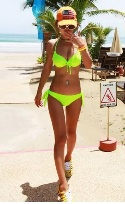
#> input picture FGVC5_iMfashion/ImgMaskExamples/s_single_colorful.jpg, 125 x 204 px, found by its file name
$ python iMfashion_ImgMask.py
#> lines starting #> are read from the running program, lines starting #| are printed output that depends on the picture; after the words box and inside, x2 and y2 are one past the last pixel; in counts of white or black regions, pixels touching at a corner belong together
# -*- coding: utf-8 -*-
"""
Created on May. 01. 2018.
@author: mrchou

define different masks on image used in iMaterialist Challenge(Fashion):
https://www.kaggle.com/c/imaterialist-challenge-fashion-2018

"""
import cv2
import numpy
from scipy import fftpack as scifft
from scipy.ndimage import convolve as sciconv
from scipy.ndimage import gaussian_filter as scigauss
import matplotlib.pyplot as plt


# Detection of "important pixels"(=Saliency detection)
# An realization of Saliency Detection: A Spectral Residual Approach by Xiaodi Hou
# checkout: https://ieeexplore.ieee.org/abstract/document/4270292/
def salient(img, viewsize=(5,5)):
    # turn img into grayscale
#> called with viewsize = (10, 10)
    z = numpy.mean(img, axis=2)

    # fourier transform, then adjust amplitude domain as the paper suggested.
    z = scifft.fft2(z)
    angle = numpy.angle(z)
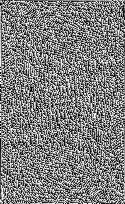
#> angle: shape (204, 125) float64; min -3.14, max 3.14, mean 0; drawn with min black and max white
    log_amp = numpy.log(numpy.abs(z)+1) # amplitude domain of image, taking abs and +1 to do the log.
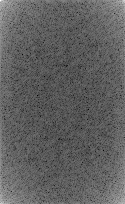
#> log_amp: shape (204, 125) float64; min 3.14, max 15.33, mean 7.76; drawn with min black and max white
    log_amp = log_amp - sciconv(log_amp, numpy.ones(viewsize)/(viewsize[0]*viewsize[1]), mode='constant', cval=0.0)
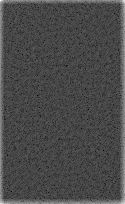
#> log_amp: shape (204, 125) float64; min -4.25, max 11.32, mean 0.289; drawn with min black and max white

    # inverse fourier
    z = abs( scifft.ifft2(numpy.exp(log_amp+1j*angle)) ) **2
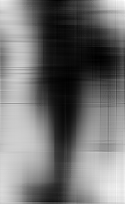
#> z: shape (204, 125) float64; min 1.32, max 24.64, mean 11.9; drawn with min black and max white
    z = scigauss(z, viewsize, mode='constant', cval=0.0)
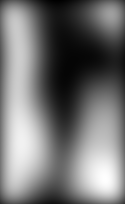
#> z: shape (204, 125) float64; min 2.1, max 20.11, mean 10.4; drawn with min black and max white
    z = numpy.where(z > z.mean(), 0, 1)
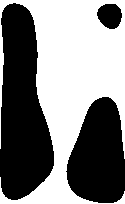
#> z: shape (204, 125) int64; values 0 (black) and 1 (white), 50% white; 3 black regions, box (x1, y1, x2, y2) and area: (0, 3, 54, 200) 7571, (66, 97, 125, 203) 4690, (97, 4, 122, 29) 482
    return z


def canny_split(img):
    """Use canny edge detector to detect images with multiple blocks."""
    canny = cv2.Canny(img, 0, 255)


def main():
    path = '/home/mrchou/code/KaggleWidget/FGVC5_iMfashion/ImgMaskExamples/'
    img = cv2.imread(path+'s_single_colorful.jpg')[...,::-1]

    sal = salient(img, viewsize=(10, 10))
    sal = sal[:,:, numpy.newaxis]
    #sal = salient(img*sal, viewsize=(5,5))
    #sal = sal[:, :, numpy.newaxis]

    f, axarr = plt.subplots(2)
    axarr[0].imshow(img)
    axarr[1].imshow(img*sal)
    plt.show()
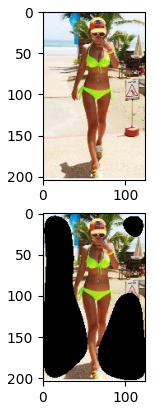
#> figure drawn by matplotlib, 2 panels


if __name__ == '__main__':
    main()

$ run again, with FGVC5_iMfashion/ImgMaskExamples/l_single_colorful.jpg copied over FGVC5_iMfashion/ImgMaskExamples/s_single_colorful.jpg
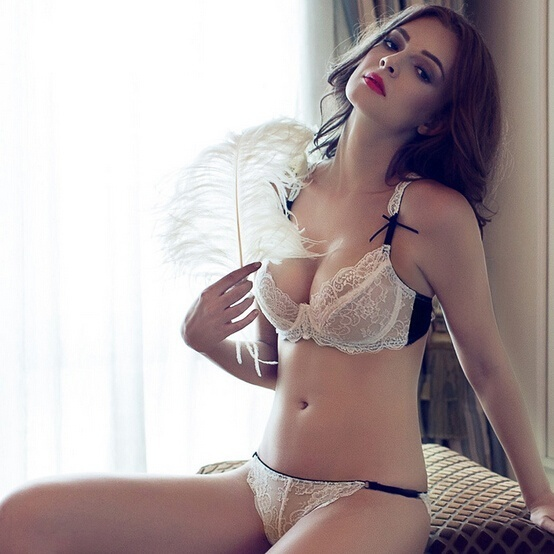
#> input picture FGVC5_iMfashion/ImgMaskExamples/l_single_colorful.jpg, 554 x 554 px, found by its file name
#> in salient, `z = numpy.where(z > z.mean(), 0, 1)`:
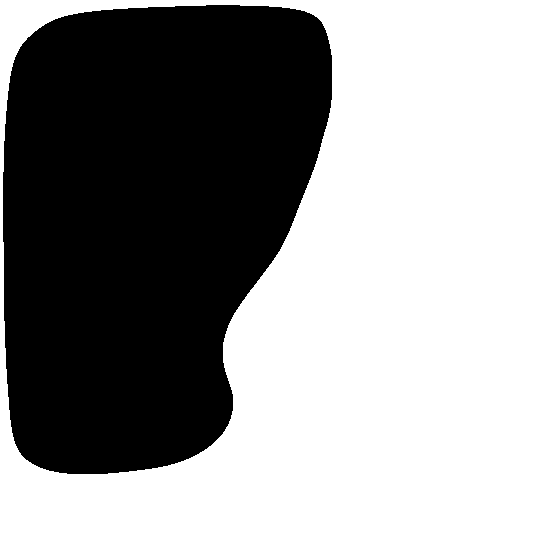
#> z: shape (554, 554) int64; values 0 (black) and 1 (white), 60% white; 1 black region, box (x1, y1, x2, y2) and area: (3, 5, 332, 474) 122819
#> in main, `plt.show()`:
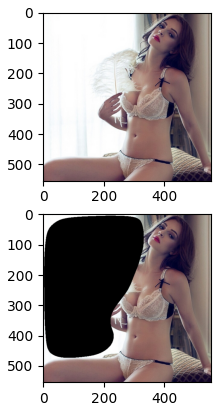
#> figure drawn by matplotlib, 2 panels
